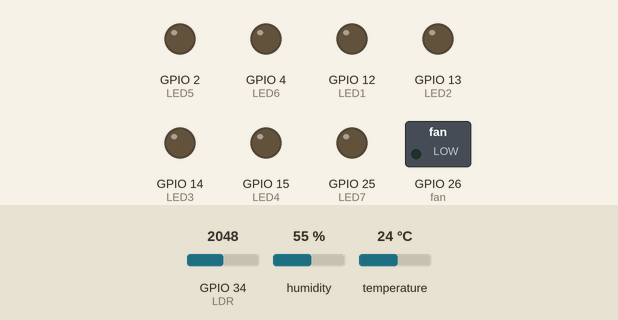
Simulated run of this sketch. Board: ESP32. On the bench: switched loads named in the sketch (green lamp = pin HIGH), output pins drawn as LEDs (lit = HIGH). The inputs (shaded band) are chosen by the test bench; at power-on: GPIO 34 (LDR) = 2048, humidity 55 %, temperature 24 °C. WiFi joins after 1.5 s; servers stay silent unless stated; the local clock reads 2024-03-15 10:24:30 at power-on unless the sketch sets it; the Firebase database answers and starts empty; not simulated (calls return 0 or success): arduino_secrets.h; what the sketch prints to the serial monitor is not drawn.

Above: at 5.3 s.
5.4 s: GPIO 34 (LDR) set to 4007
6.9 s: GPIO 34 (LDR) set to 4088
At 8.0 s:
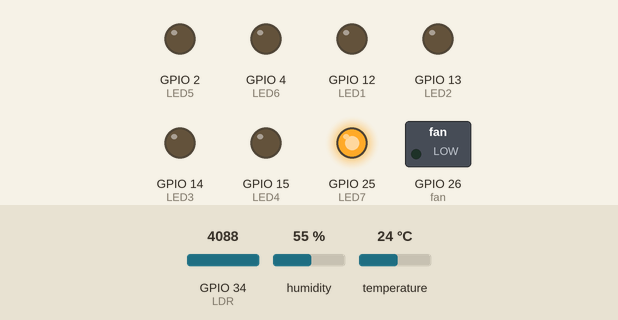
10.4 s: GPIO 34 (LDR) set to 4010
At 12.0 s:
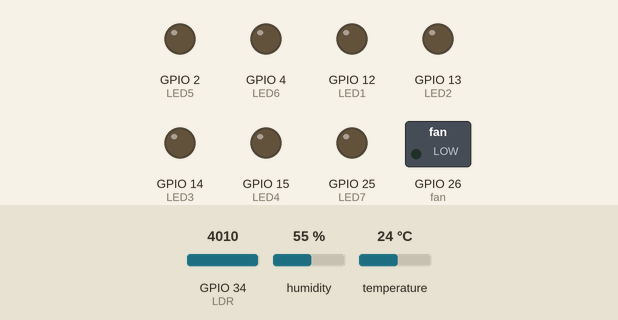
12.5 s: GPIO 34 (LDR) set to 4090
At 13.5 s:
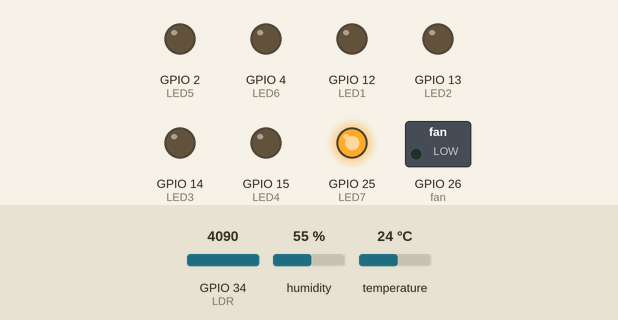
Timing chart, 0 to 15.3 s (numbered marks = the images above; inputs shaded):
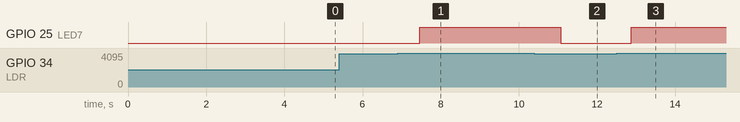

Measured:
- the behaviour switches between 4049 and 4050 on GPIO 34 (LDR) (found by bisection; images 0 and 1)
- after the input at 5.4 s, every drawn part: stays the same
- after the input at 6.9 s, GPIO 25 (LED7): LOW → HIGH after 0.57 s
- after the input at 10.4 s, GPIO 25 (LED7): HIGH → LOW after 0.67 s
- after the input at 12.5 s, GPIO 25 (LED7): LOW → HIGH after 0.37 s

The sketch:

smart_home.ino
```cpp
/*
 * Smart Home (ESP32 + Firebase Realtime Database)
 * -----------------------------------------------
 * ปวช.3 final project (2566/2023) — Chitralada Vocational School
 * Embedded Systems Technology
 *
 * The board publishes DHT22 (temperature/humidity) and LDR (light) readings to
 * Firebase, and listens on board/outputs/* to drive 7 LEDs and a fan on/off.
 *
 * Secrets (Wi-Fi + Firebase credentials) live in `arduino_secrets.h`.
 * Copy `arduino_secrets.h.example` -> `arduino_secrets.h` and fill in your values.
 *
 * Libraries:
 *   - Firebase-ESP-Client (mobizt)
 *   - DHTesp
 */

#include <Arduino.h>
#include <WiFi.h>
#include <Firebase_ESP_Client.h>
#include <DHTesp.h>

// Provide the token generation / RTDB payload printing helpers
#include "addons/TokenHelper.h"
#include "addons/RTDBHelper.h"

// Wi-Fi + Firebase credentials (not committed to git)
#include "arduino_secrets.h"

// Define Firebase objects
FirebaseJson json;
FirebaseData stream;
FirebaseData fbdo;
FirebaseAuth auth;
FirebaseConfig config;

int timestamp;

String listenerPath = "board/outputs/";
String uid;
String databasePath;
String parentPath;
String systemPath;
String systemFanPath;
String systemLightPath;

float temperature;
float humidity;
float light;

String tempPath = "/temperature";
String humPath = "/humidity";
String LDRPath = "/light";
String timePath = "/timestamp";

const int LED1 = 12;
const int LED2 = 13;
const int LED3 = 14;
const int LED4 = 15;
const int LED5 = 2;
const int LED6 = 4;
const int LED7 = 25;
const int fan = 26;

const int LDR = 34;
const int DHT_PIN = 27;
DHTesp dht;

unsigned long sendDataPrevMillis = 0;
unsigned long timerDelay = 120000;
float temp = 0;
float hum = 0;

const char* ntpServer = "pool.ntp.org";

void streamCallback(FirebaseStream data) {
  Serial.printf("stream path, %s\nevent path, %s\ndata type, %s\nevent type, %s\n\n",
                data.streamPath().c_str(),
                data.dataPath().c_str(),
                data.dataType().c_str(),
                data.eventType().c_str());
  printResult(data); //see addons/RTDBHelper.h
  Serial.println();

  // Get the path that triggered the function
  String streamPath = String(data.dataPath());

  // if the data returned is an integer, there was a change on the GPIO state on the following path /{gpio_number}
  if (data.dataTypeEnum() == fb_esp_rtdb_data_type_integer) {
    String gpio = streamPath.substring(1);
    int state = data.intData();
    Serial.print("GPIO: ");
    Serial.println(gpio);
    Serial.print("STATE: ");
    Serial.println(state);
    digitalWrite(gpio.toInt(), state);
  }

  /* When it first runs, it is triggered on the root (/) path and returns a JSON with all keys
     and values of that path. So, we can get all values from the database and updated the GPIO states*/
  if (data.dataTypeEnum() == fb_esp_rtdb_data_type_json) {
    FirebaseJson json = data.to<FirebaseJson>();

    // To iterate all values in Json object
    size_t count = json.iteratorBegin();
    Serial.println("\n---------");
    for (size_t i = 0; i < count; i++) {
      FirebaseJson::IteratorValue value = json.valueAt(i);
      int gpio = value.key.toInt();
      int state = value.value.toInt();
      Serial.print("STATE: ");
      Serial.println(state);
      Serial.print("GPIO:");
      Serial.println(gpio);
      digitalWrite(gpio, state);
      Serial.printf("Name: %s, Value: %s, Type: %s\n", value.key.c_str(), value.value.c_str(),
                    value.type == FirebaseJson::JSON_OBJECT ? "object" : "array");
    }
    Serial.println();
    json.iteratorEnd(); // required for free the used memory in iteration (node data collection)
  }

  //This is the size of stream payload received (current and max value)
  //Max payload size is the payload size under the stream path since the stream connected
  //and read once and will not update until stream reconnection takes place.
  //This max value will be zero as no payload received in case of ESP8266 which
  //BearSSL reserved Rx buffer size is less than the actual stream payload.
  Serial.printf("Received stream payload size: %d (Max. %d)\n\n", data.payloadLength(), data.maxPayloadLength());
}

void streamTimeoutCallback(bool timeout) {
  if (timeout)
    Serial.println("stream timeout, resuming...\n");
  if (!stream.httpConnected())
    Serial.printf("error code: %d, reason: %s\n\n", stream.httpCode(), stream.errorReason().c_str());
}

void firebase_con() {
  config.api_key = API_KEY;

  auth.user.email = USER_EMAIL;
  auth.user.password = USER_PASSWORD;

  config.database_url = DATABASE_URL;

  Firebase.reconnectWiFi(true);

  config.token_status_callback = tokenStatusCallback;
  config.max_token_generation_retry = 5;

  Firebase.begin(&config, &auth);

  if (!Firebase.RTDB.beginStream(&stream, listenerPath.c_str()))
    Serial.printf("stream begin error, %s\n\n", stream.errorReason().c_str());

  Firebase.RTDB.setStreamCallback(&stream, streamCallback, streamTimeoutCallback);

  Serial.println("Getting User UID");
  while ((auth.token.uid) == "") {
    Serial.print('.');
    delay(1000);
  }

  uid = auth.token.uid.c_str();
  Serial.print("User UID: ");
  Serial.println(uid);

  databasePath = "/UsersData/" + uid + "/readings";
}

unsigned long getTime() {
  time_t now;
  struct tm timeinfo;
  if (!getLocalTime(&timeinfo)) {
    //Serial.println("Failed to obtain time");
    return (0);
  }
  time(&now);
  return now;
}

void initWiFi() {
  WiFi.begin(WIFI_SSID, WIFI_PASSWORD);
  Serial.print("Connecting to WiFi ..");
  while (WiFi.status() != WL_CONNECTED) {
    Serial.print('.');
    delay(1000);
  }
  Serial.println(WiFi.localIP());
  Serial.println();
}

void setup() {
  Serial.begin(115200);

  initWiFi();
  configTime(0, 0, ntpServer);

  pinMode(LED1, OUTPUT);
  pinMode(LED2, OUTPUT);
  pinMode(LED3, OUTPUT);
  pinMode(LED4, OUTPUT);
  pinMode(LED5, OUTPUT);
  pinMode(LED6, OUTPUT);
  pinMode(LED7, OUTPUT);
  pinMode(fan, OUTPUT);
  pinMode(LDR, INPUT);
  pinMode(DHT_PIN, INPUT);

  dht.setup(DHT_PIN, DHTesp::DHT22);

  firebase_con();

  delay(2000);
}

void loop() {
  if (Firebase.isTokenExpired()) {
    Firebase.refreshToken(&config);
    Serial.println("Refresh token");
  }
  int val = analogRead(LDR);
  if (Firebase.ready()) {
    if (millis() - sendDataPrevMillis > timerDelay || sendDataPrevMillis == 0) {
      sendDataPrevMillis = millis();

      TempAndHumidity data = dht.getTempAndHumidity();

      // Keep the GLOBAL temperature/humidity up to date so the Auto Fan / Auto
      // Light logic in the else-branch below works with the latest reading.
      // (Previously a local `String temp` shadowed the global `float temp`, so
      // the global stayed 0 and the `temp > 30` auto-fan check never triggered.)
      if (!isnan(data.temperature)) temp = data.temperature;
      if (!isnan(data.humidity)) hum = data.humidity;

      String tempStr = String(data.temperature, 1);
      String humStr = String(data.humidity, 1);

      Serial.print("Temperature: ");
      Serial.println(tempStr);
      Serial.print("Humidity: ");
      Serial.println(humStr);
      Serial.print("Light: ");
      Serial.println(val);

      timestamp = getTime();
      Serial.print("time: ");
      Serial.println(timestamp);

      parentPath = databasePath + "/" + String(timestamp);
      systemPath = "board/outputs/";
      systemFanPath = systemPath + "AutoFan";
      systemLightPath = systemPath + "AutoLight";

      json.set(tempPath.c_str(), tempStr);
      json.set(humPath.c_str(), humStr);
      json.set(LDRPath.c_str(), val);
      json.set(timePath, String(timestamp));
      Serial.printf("Set json... %s\n", Firebase.RTDB.setJSON(&fbdo, parentPath.c_str(), &json) ? "ok" : fbdo.errorReason().c_str());
    } else {
      // AUTO LIGHT: when AutoLight is in Auto mode (flag == 0), switch the fence
      // light (LED7 / GPIO 25) on when it gets dark (high LDR reading). The state
      // written back to Firebase now matches the actual pin state.
      if (Firebase.RTDB.getInt(&fbdo, systemLightPath)) {
        if (fbdo.dataType() == "int") {
          int home_system = fbdo.intData();
          if (home_system == 0) {
            if (val < 4050) {
              // bright enough -> light off
              digitalWrite(LED7, LOW);
              Firebase.RTDB.setInt(&fbdo, listenerPath + "25/", 0);
            } else {
              // dark -> light on
              digitalWrite(LED7, HIGH);
              Firebase.RTDB.setInt(&fbdo, listenerPath + "25/", 1);
            }
          }
        }
      } else {
        Serial.println(fbdo.errorReason());
      }

      // AUTO FAN: when AutoFan is in Auto mode (flag == 0), run the fan (GPIO 26)
      // while the temperature is above 30 degrees C.
      if (Firebase.RTDB.getInt(&fbdo, systemFanPath)) {
        if (fbdo.dataType() == "int") {
          int home_system = fbdo.intData();
          if (home_system == 0) {
            if (temp > 30) {
              // hot -> fan on
              analogWrite(fan, 200);
              Firebase.RTDB.setInt(&fbdo, listenerPath + "26/", 1);
            } else {
              // cool -> fan off
              analogWrite(fan, 0);
              Firebase.RTDB.setInt(&fbdo, listenerPath + "26/", 0);
            }
          }
        }
      } else {
        Serial.println(fbdo.errorReason());
      }
    }
  }
}
```
